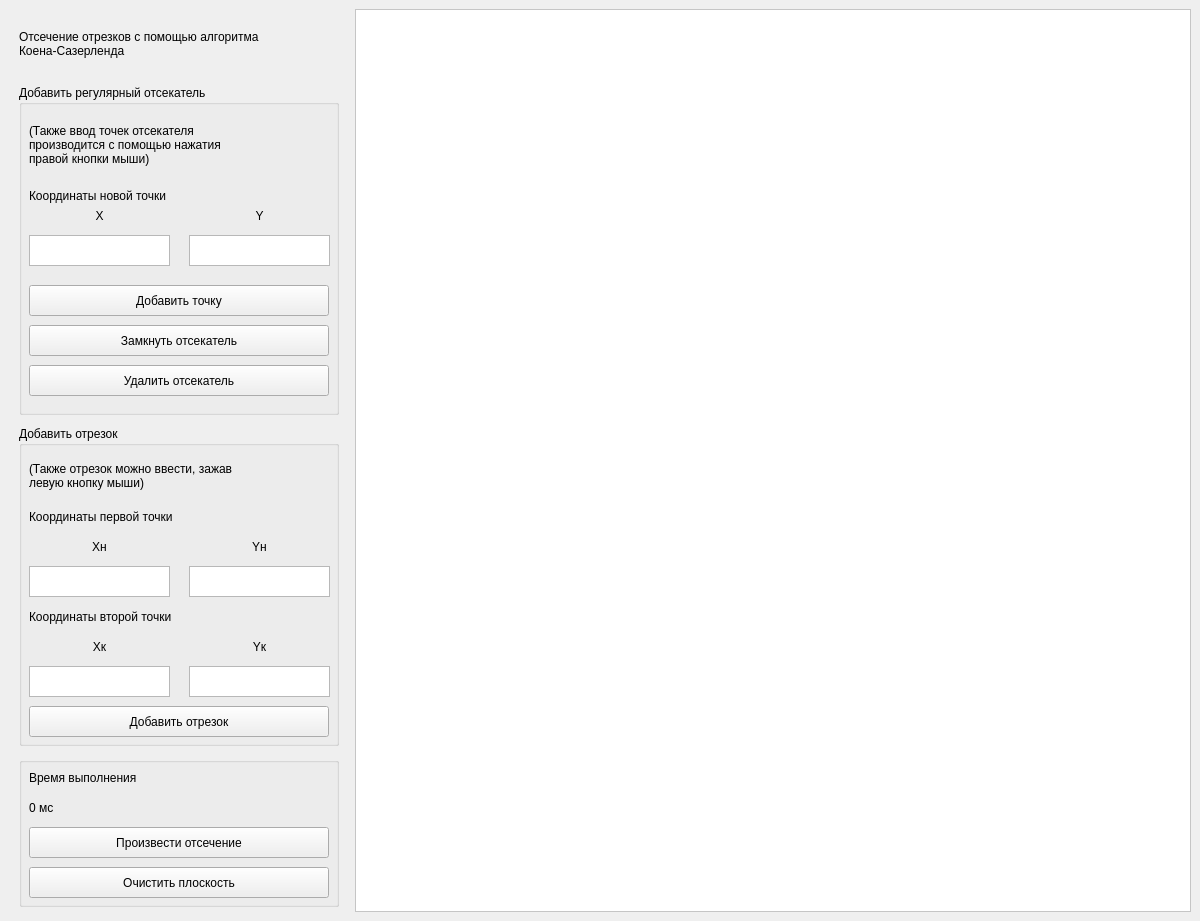
<?xml version="1.0" encoding="UTF-8"?>
<ui version="4.0">
 <class>mainWindow</class>
 <widget class="QMainWindow" name="mainWindow">
  <property name="geometry">
   <rect>
    <x>0</x>
    <y>0</y>
    <width>1200</width>
    <height>921</height>
   </rect>
  </property>
  <property name="minimumSize">
   <size>
    <width>1200</width>
    <height>921</height>
   </size>
  </property>
  <property name="windowTitle">
   <string>Лабораторная работа №7</string>
  </property>
  <widget class="QWidget" name="centralwidget">
   <layout class="QHBoxLayout" name="horizontalLayout_3">
    <item>
     <layout class="QVBoxLayout" name="verticalLayout">
      <property name="leftMargin">
       <number>10</number>
      </property>
      <property name="rightMargin">
       <number>10</number>
      </property>
      <item>
       <widget class="QLabel" name="label">
        <property name="minimumSize">
         <size>
          <width>320</width>
          <height>0</height>
         </size>
        </property>
        <property name="maximumSize">
         <size>
          <width>320</width>
          <height>60</height>
         </size>
        </property>
        <property name="text">
         <string>&lt;html&gt;&lt;head/&gt;&lt;body&gt;&lt;p&gt;Отсечение отрезков с помощью алгоритма&lt;br/&gt;Коена-Сазерленда&lt;/p&gt;&lt;/body&gt;&lt;/html&gt;</string>
        </property>
       </widget>
      </item>
      <item>
       <widget class="QGroupBox" name="groupBox_2">
        <property name="minimumSize">
         <size>
          <width>320</width>
          <height>250</height>
         </size>
        </property>
        <property name="maximumSize">
         <size>
          <width>320</width>
          <height>330</height>
         </size>
        </property>
        <property name="title">
         <string>Добавить регулярный отсекатель</string>
        </property>
        <widget class="QLabel" name="label_3">
         <property name="geometry">
          <rect>
           <x>10</x>
           <y>100</y>
           <width>291</width>
           <height>21</height>
          </rect>
         </property>
         <property name="text">
          <string>Координаты новой точки</string>
         </property>
        </widget>
        <widget class="QTextEdit" name="point_x">
         <property name="geometry">
          <rect>
           <x>10</x>
           <y>150</y>
           <width>141</width>
           <height>31</height>
          </rect>
         </property>
        </widget>
        <widget class="QTextEdit" name="point_y">
         <property name="geometry">
          <rect>
           <x>170</x>
           <y>150</y>
           <width>141</width>
           <height>31</height>
          </rect>
         </property>
        </widget>
        <widget class="QLabel" name="label_4">
         <property name="geometry">
          <rect>
           <x>10</x>
           <y>120</y>
           <width>141</width>
           <height>21</height>
          </rect>
         </property>
         <property name="text">
          <string>X</string>
         </property>
         <property name="alignment">
          <set>Qt::AlignCenter</set>
         </property>
        </widget>
        <widget class="QLabel" name="label_5">
         <property name="geometry">
          <rect>
           <x>170</x>
           <y>120</y>
           <width>141</width>
           <height>21</height>
          </rect>
         </property>
         <property name="text">
          <string>Y</string>
         </property>
         <property name="alignment">
          <set>Qt::AlignCenter</set>
         </property>
        </widget>
        <widget class="QPushButton" name="addPointBtn">
         <property name="geometry">
          <rect>
           <x>10</x>
           <y>200</y>
           <width>300</width>
           <height>31</height>
          </rect>
         </property>
         <property name="minimumSize">
          <size>
           <width>300</width>
           <height>31</height>
          </size>
         </property>
         <property name="text">
          <string>Добавить точку</string>
         </property>
        </widget>
        <widget class="QLabel" name="label_16">
         <property name="geometry">
          <rect>
           <x>10</x>
           <y>30</y>
           <width>291</width>
           <height>61</height>
          </rect>
         </property>
         <property name="text">
          <string>&lt;html&gt;&lt;head/&gt;&lt;body&gt;&lt;p&gt;(Также ввод точек отсекателя &lt;br/&gt;производится с помощью нажатия &lt;br/&gt;правой кнопки мыши)&lt;/p&gt;&lt;/body&gt;&lt;/html&gt;</string>
         </property>
        </widget>
        <widget class="QPushButton" name="closeShapeBtn">
         <property name="geometry">
          <rect>
           <x>10</x>
           <y>240</y>
           <width>300</width>
           <height>31</height>
          </rect>
         </property>
         <property name="minimumSize">
          <size>
           <width>300</width>
           <height>31</height>
          </size>
         </property>
         <property name="text">
          <string>Замкнуть отсекатель</string>
         </property>
        </widget>
        <widget class="QPushButton" name="deleteShapeBtn">
         <property name="geometry">
          <rect>
           <x>10</x>
           <y>280</y>
           <width>300</width>
           <height>31</height>
          </rect>
         </property>
         <property name="minimumSize">
          <size>
           <width>300</width>
           <height>31</height>
          </size>
         </property>
         <property name="text">
          <string>Удалить отсекатель</string>
         </property>
        </widget>
       </widget>
      </item>
      <item>
       <widget class="QGroupBox" name="groupBox_3">
        <property name="minimumSize">
         <size>
          <width>0</width>
          <height>300</height>
         </size>
        </property>
        <property name="maximumSize">
         <size>
          <width>16777215</width>
          <height>320</height>
         </size>
        </property>
        <property name="title">
         <string>Добавить отрезок</string>
        </property>
        <widget class="QLabel" name="label_9">
         <property name="geometry">
          <rect>
           <x>10</x>
           <y>80</y>
           <width>291</width>
           <height>21</height>
          </rect>
         </property>
         <property name="text">
          <string>Координаты первой точки</string>
         </property>
        </widget>
        <widget class="QLabel" name="label_10">
         <property name="geometry">
          <rect>
           <x>10</x>
           <y>110</y>
           <width>141</width>
           <height>21</height>
          </rect>
         </property>
         <property name="text">
          <string>Xн</string>
         </property>
         <property name="alignment">
          <set>Qt::AlignCenter</set>
         </property>
        </widget>
        <widget class="QLabel" name="label_11">
         <property name="geometry">
          <rect>
           <x>170</x>
           <y>110</y>
           <width>141</width>
           <height>21</height>
          </rect>
         </property>
         <property name="text">
          <string>Yн</string>
         </property>
         <property name="alignment">
          <set>Qt::AlignCenter</set>
         </property>
        </widget>
        <widget class="QTextEdit" name="startX">
         <property name="geometry">
          <rect>
           <x>10</x>
           <y>140</y>
           <width>141</width>
           <height>31</height>
          </rect>
         </property>
        </widget>
        <widget class="QTextEdit" name="startY">
         <property name="geometry">
          <rect>
           <x>170</x>
           <y>140</y>
           <width>141</width>
           <height>31</height>
          </rect>
         </property>
        </widget>
        <widget class="QLabel" name="label_12">
         <property name="geometry">
          <rect>
           <x>10</x>
           <y>180</y>
           <width>291</width>
           <height>21</height>
          </rect>
         </property>
         <property name="text">
          <string>Координаты второй точки</string>
         </property>
        </widget>
        <widget class="QLabel" name="label_13">
         <property name="geometry">
          <rect>
           <x>10</x>
           <y>210</y>
           <width>141</width>
           <height>21</height>
          </rect>
         </property>
         <property name="text">
          <string>Xк</string>
         </property>
         <property name="alignment">
          <set>Qt::AlignCenter</set>
         </property>
        </widget>
        <widget class="QLabel" name="label_14">
         <property name="geometry">
          <rect>
           <x>170</x>
           <y>210</y>
           <width>141</width>
           <height>21</height>
          </rect>
         </property>
         <property name="text">
          <string>Yк</string>
         </property>
         <property name="alignment">
          <set>Qt::AlignCenter</set>
         </property>
        </widget>
        <widget class="QTextEdit" name="endX">
         <property name="geometry">
          <rect>
           <x>10</x>
           <y>240</y>
           <width>141</width>
           <height>31</height>
          </rect>
         </property>
        </widget>
        <widget class="QTextEdit" name="endY">
         <property name="geometry">
          <rect>
           <x>170</x>
           <y>240</y>
           <width>141</width>
           <height>31</height>
          </rect>
         </property>
        </widget>
        <widget class="QPushButton" name="addSegmentBtn">
         <property name="geometry">
          <rect>
           <x>10</x>
           <y>280</y>
           <width>300</width>
           <height>31</height>
          </rect>
         </property>
         <property name="minimumSize">
          <size>
           <width>300</width>
           <height>31</height>
          </size>
         </property>
         <property name="text">
          <string>Добавить отрезок</string>
         </property>
        </widget>
        <widget class="QLabel" name="label_15">
         <property name="geometry">
          <rect>
           <x>10</x>
           <y>30</y>
           <width>291</width>
           <height>41</height>
          </rect>
         </property>
         <property name="text">
          <string>&lt;html&gt;&lt;head/&gt;&lt;body&gt;&lt;p&gt;(Также отрезок можно ввести, зажав&lt;br/&gt;левую кнопку мыши)&lt;/p&gt;&lt;/body&gt;&lt;/html&gt;</string>
         </property>
        </widget>
       </widget>
      </item>
      <item>
       <widget class="QGroupBox" name="groupBox">
        <property name="minimumSize">
         <size>
          <width>0</width>
          <height>150</height>
         </size>
        </property>
        <property name="maximumSize">
         <size>
          <width>320</width>
          <height>150</height>
         </size>
        </property>
        <property name="title">
         <string/>
        </property>
        <widget class="QPushButton" name="cutBtn">
         <property name="geometry">
          <rect>
           <x>10</x>
           <y>70</y>
           <width>300</width>
           <height>31</height>
          </rect>
         </property>
         <property name="minimumSize">
          <size>
           <width>300</width>
           <height>31</height>
          </size>
         </property>
         <property name="text">
          <string>Произвести отсечение</string>
         </property>
        </widget>
        <widget class="QPushButton" name="clearBtn">
         <property name="geometry">
          <rect>
           <x>10</x>
           <y>110</y>
           <width>300</width>
           <height>31</height>
          </rect>
         </property>
         <property name="minimumSize">
          <size>
           <width>300</width>
           <height>31</height>
          </size>
         </property>
         <property name="maximumSize">
          <size>
           <width>300</width>
           <height>31</height>
          </size>
         </property>
         <property name="text">
          <string>Очистить плоскость</string>
         </property>
        </widget>
        <widget class="QLabel" name="label_2">
         <property name="geometry">
          <rect>
           <x>10</x>
           <y>10</y>
           <width>261</width>
           <height>21</height>
          </rect>
         </property>
         <property name="text">
          <string>Время выполнения</string>
         </property>
        </widget>
        <widget class="QLabel" name="timeLabel">
         <property name="geometry">
          <rect>
           <x>10</x>
           <y>40</y>
           <width>211</width>
           <height>21</height>
          </rect>
         </property>
         <property name="text">
          <string>0 мс</string>
         </property>
        </widget>
       </widget>
      </item>
     </layout>
    </item>
    <item>
     <widget class="QGraphicsView" name="graphicsView">
      <property name="sizePolicy">
       <sizepolicy hsizetype="Expanding" vsizetype="Expanding">
        <horstretch>0</horstretch>
        <verstretch>0</verstretch>
       </sizepolicy>
      </property>
      <property name="styleSheet">
       <string notr="true">background:white</string>
      </property>
     </widget>
    </item>
   </layout>
  </widget>
  <action name="action">
   <property name="text">
    <string>Загрузить данные</string>
   </property>
  </action>
 </widget>
 <resources/>
 <connections/>
</ui>
